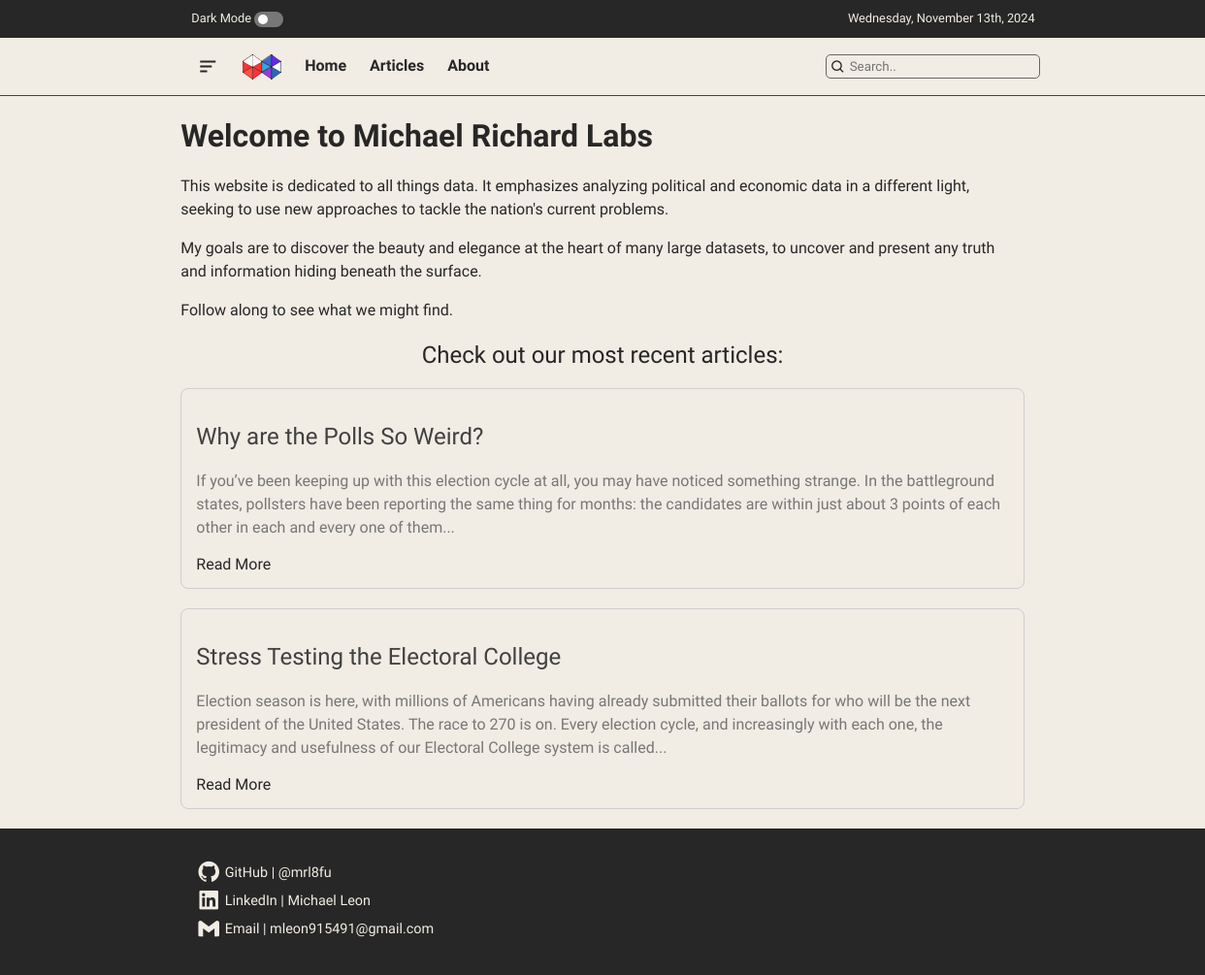
The page / on the database its author committed.
### articles/models.py (models this page shows, shortened)
class Article(models.Model):
    title = models.CharField(max_length=200)
    content = RichTextField()
    excerpt = models.TextField(max_length=300, blank=True, null=True)
    author = models.CharField(max_length = 200, default='')
    created_at = models.DateTimeField(auto_now_add=True)
    updated_at = models.DateTimeField(auto_now=True)
    published = models.BooleanField(default=False)
    date_written = models.CharField(max_length=200, default='')
    tags = TaggableManager()
    def get_excerpt(self):
        return self.excerpt or self.content[:150] + '...'

### articles/views.py (the view)
# urls.py: path('', views.index, name='index'),
def index(request):
    latest_articles = articles[:3]
    return render(request, 'articles/index.html', {'articles': latest_articles})

### articles/templates/articles/index.html (shortened to what this page needs)
{% extends 'base.html' %}
{% block content %}
<div class="main">
    <h1>Welcome to Michael Richard Labs</h1>
    <p>This website is dedicated to all things data. It emphasizes analyzing political and economic data in a different light, seeking to use new approaches to tackle the nation's current problems.</p>
    <p>My goals are to discover the beauty and elegance at the heart of many large datasets, to uncover and present any truth and information hiding beneath the surface.</p>
    <p>Follow along to see what we might find.</p>
    <h2 style="text-align: center;">Check out our most recent articles:</h2>
    {% for article in articles %}
    <div class="article-preview">
        <h2>{{ article.title }}</h2>
        <p>{{ article.get_excerpt }}</p>
        <a href="{% url 'article_detail' article.id %}">Read More</a>
    </div>
    {% endfor %}
</div>
{% endblock %}

### static/css/style.css (style rules this page uses)
* { font-family: "Work Sans", sans-serif; font-optical-sizing: auto; font-weight: 500; font-style: normal; }
:root { --background-color: #f1ece4; --text-color: #272727; --red-color: #e25959; --blue-color: #5959e2; --text-color-2: #414141; --text-color-3: #777777; }
h1 { font-weight:650; }
html, body { margin: 0; padding: 0; }
body { background-color: var(--background-color); color: var(--text-color); }
.article-preview { margin-bottom: 20px; padding: 15px; border: 1px solid #cfcfcf; border-radius: 8px; background-color: var(--background-color); color: var(--text-color-2); }
.article-preview h2 { font-size: 1.5em; }
.article-preview p { line-height: 1.5; color: var(--text-color-3); }
.article-preview a { color:var(--text-color); text-decoration: none; }
p { line-height: 1.5; }
.main { width:70%; display:table; justify-self: center; }

### rows shown on the page
Article: title "Why are the Polls So Weird?", get_excerpt "If you’ve been keeping up with this election cycle at all, you may have noticed something strange. In the battleground states, pollsters have been reporting the same thing for months: the candidates are within just about 3 points of each other in each and every one of them..."
Article: title "Stress Testing the Electoral College", get_excerpt "Election season is here, with millions of Americans having already submitted their ballots for who will be the next president of the United States. The race to 270 is on. Every election cycle, and increasingly with each one, the legitimacy and usefulness of our Electoral College system is called..."
